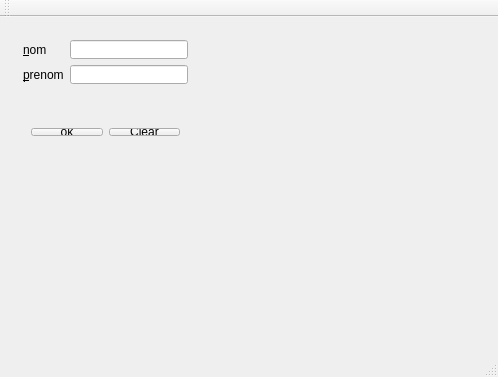
<?xml version="1.0" encoding="UTF-8"?>
<ui version="4.0">
 <class>MainWindow</class>
 <widget class="QMainWindow" name="MainWindow">
  <property name="geometry">
   <rect>
    <x>0</x>
    <y>0</y>
    <width>498</width>
    <height>377</height>
   </rect>
  </property>
  <property name="windowTitle">
   <string>MainWindow</string>
  </property>
  <widget class="QWidget" name="centralWidget">
   <widget class="QWidget" name="">
    <property name="geometry">
     <rect>
      <x>12</x>
      <y>12</y>
      <width>187</width>
      <height>66</height>
     </rect>
    </property>
    <layout class="QHBoxLayout" name="horizontalLayout">
     <item>
      <layout class="QVBoxLayout" name="verticalLayout_2">
       <item>
        <widget class="QLabel" name="label_nom">
         <property name="text">
          <string>&amp;nom</string>
         </property>
         <property name="buddy">
          <cstring>lineEdit_nom</cstring>
         </property>
        </widget>
       </item>
       <item>
        <widget class="QLabel" name="label_prenom">
         <property name="text">
          <string>&amp;prenom</string>
         </property>
         <property name="buddy">
          <cstring>lineEdit_prenom</cstring>
         </property>
        </widget>
       </item>
      </layout>
     </item>
     <item>
      <layout class="QVBoxLayout" name="verticalLayout">
       <item>
        <widget class="QLineEdit" name="lineEdit_nom">
         <property name="text">
          <string/>
         </property>
        </widget>
       </item>
       <item>
        <widget class="QLineEdit" name="lineEdit_prenom">
         <property name="text">
          <string/>
         </property>
        </widget>
       </item>
      </layout>
     </item>
    </layout>
   </widget>
   <widget class="QWidget" name="">
    <property name="geometry">
     <rect>
      <x>20</x>
      <y>100</y>
      <width>171</width>
      <height>30</height>
     </rect>
    </property>
    <layout class="QHBoxLayout" name="horizontalLayout_2">
     <item>
      <widget class="QPushButton" name="pushButton_Ok">
       <property name="text">
        <string>ok</string>
       </property>
      </widget>
     </item>
     <item>
      <widget class="QPushButton" name="pushButton_Clear">
       <property name="text">
        <string>Clear</string>
       </property>
      </widget>
     </item>
    </layout>
   </widget>
  </widget>
  <widget class="QMenuBar" name="menuBar">
   <property name="geometry">
    <rect>
     <x>0</x>
     <y>0</y>
     <width>498</width>
     <height>25</height>
    </rect>
   </property>
  </widget>
  <widget class="QToolBar" name="mainToolBar">
   <attribute name="toolBarArea">
    <enum>TopToolBarArea</enum>
   </attribute>
   <attribute name="toolBarBreak">
    <bool>false</bool>
   </attribute>
  </widget>
  <widget class="QStatusBar" name="statusBar"/>
 </widget>
 <layoutdefault spacing="6" margin="11"/>
 <tabstops>
  <tabstop>lineEdit_nom</tabstop>
  <tabstop>lineEdit_prenom</tabstop>
 </tabstops>
 <resources/>
 <connections/>
</ui>
